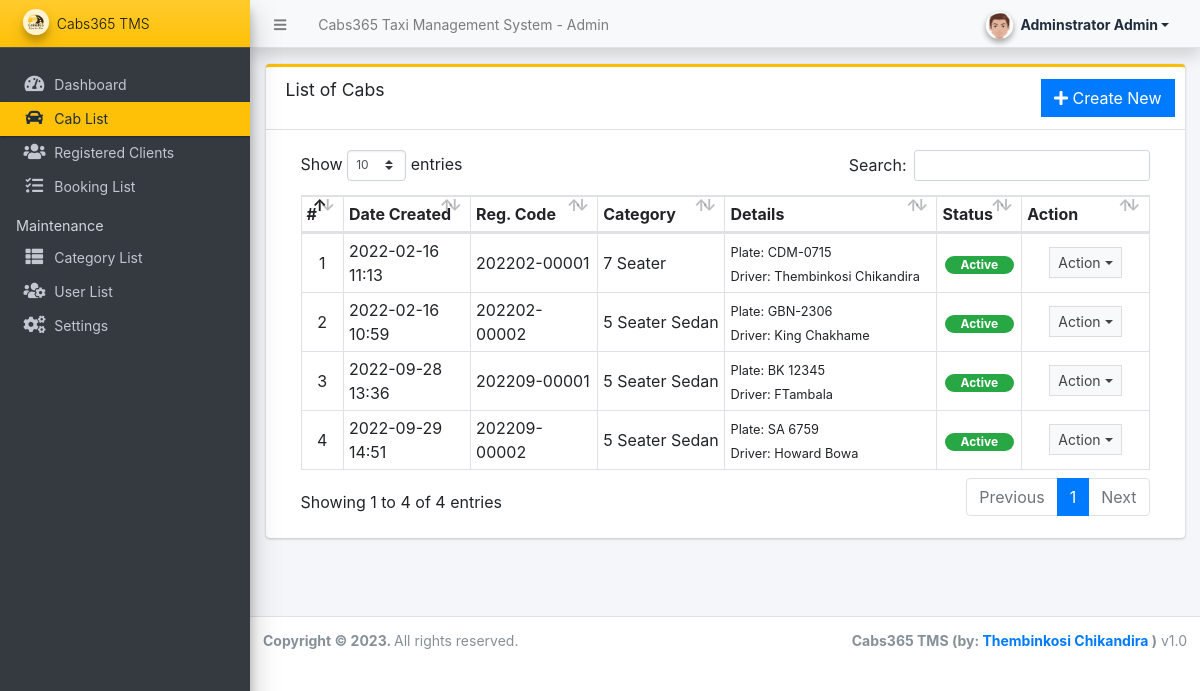
/admin/?page=cabs (signed in), run on the app's committed database.
### tables this page shows
CREATE TABLE `cab_list` (
  `id` int(30) NOT NULL,
  `reg_code` varchar(100) NOT NULL,
  `category_id` int(30) NOT NULL,
  `cab_reg_no` varchar(200) NOT NULL,
  `body_no` varchar(100) NOT NULL,
  `cab_model` text NOT NULL,
  `cab_driver` text NOT NULL,
  `driver_contact` text NOT NULL,
  `driver_address` text NOT NULL,
  `password` text NOT NULL,
  `image_path` text DEFAULT NULL,
  `status` tinyint(1) NOT NULL DEFAULT 1,
  `delete_flag` tinyint(1) NOT NULL DEFAULT 0,
  `date_created` datetime NOT NULL DEFAULT current_timestamp(),
  `date_updated` datetime DEFAULT NULL ON UPDATE current_timestamp(),
  `price` char(150) NOT NULL
);

### admin/cabs/index.php (the view, shortened to what this page needs)
<div class="card card-outline card-warning">
	<div class="card-header">
		<h3 class="card-title">List of Cabs</h3>
		<div class="card-tools">
			<a href="?page=cabs/manage_cab" class="btn btn-flat btn-primary"><span class="fas fa-plus"></span>  Create New</a>
		</div>
	</div>
	<div class="card-body">
		<div class="container-fluid">
        <div class="container-fluid">
			<table class="table table-bordered table-stripped">
				<colgroup>
					<col width="5%">
					<col width="15%">
					<col width="15%">
					<col width="15%">
					<col width="25%">
					<col width="10%">
					<col width="15%">
				</colgroup>
				<thead>
					<tr>
						<th>#</th>
						<th>Date Created</th>
						<th>Reg. Code</th>
						<th>Category</th>
						<th>Details</th>
						<th>Status</th>
						<th>Action</th>
					</tr>
				</thead>
				<tbody>
					<?php
					$i = 1;
						$qry = $conn->query("SELECT c.*,cc.name as category from `cab_list` c inner join category_list cc on c.category_id = cc.id where c.delete_flag = 0 order by (c.`reg_code`) asc ");
						while($row = $qry->fetch_assoc()):
							foreach($row as $k=> $v){
								$row[$k] = trim(stripslashes($v));
							}
					?>
						<tr>
							<td class="text-center"><?php echo $i++; ?></td>
							<td><?php echo date("Y-m-d H:i",strtotime($row['date_created'])) ?></td>
							<td><?php echo ucwords($row['reg_code']) ?></td>
							<td><?php echo ucwords($row['category']) ?></td>
							<td>
								<div>
									<p class="m-0 truncate-1"><small>Plate: <?= $row['cab_reg_no'] ?></small></p>
									<p class="m-0 truncate-1"><small>Driver: <?= $row['cab_driver'] ?></small></p>
								</div>
							</td>
							<td class="text-center">
                                <?php if($row['status'] == 1): ?>
                                    <span class="badge badge-success px-3 rounded-pill">Active</span>
                                <?php else: ?>
                                    <span class="badge badge-danger px-3 rounded-pill">Inactive</span>
                                <?php endif; ?>
                            </td>
							<td align="center">
								 <button type="button" class="btn btn-flat btn-default btn-sm dropdown-toggle dropdown-icon" data-toggle="dropdown">
				                  		Action
				                  </button>
							</td>
						</tr>
					<?php endwhile; ?>
				</tbody>
			</table>
		</div>
		</div>
	</div>
</div>

### data on the page
cab_list: date_created "2022-02-16 11:13", reg_code "202202-00001", category "7 Seater", cab_reg_no "CDM-0715", cab_driver "Thembinkosi Chikandira", status "Active"
cab_list: date_created "2022-02-16 10:59", reg_code "202202-00002", category "5 Seater Sedan", cab_reg_no "GBN-2306", cab_driver "King Chakhame", status "Active"
cab_list: date_created "2022-09-28 13:36", reg_code "202209-00001", category "5 Seater Sedan", cab_reg_no "BK 12345", cab_driver "FTambala", status "Active"
cab_list: date_created "2022-09-29 14:51", reg_code "202209-00002", category "5 Seater Sedan", cab_reg_no "SA 6759", cab_driver "Howard Bowa", status "Active"

### other printed values
$_settings->info('name') "Cabs365 Taxi Management System"
$_settings->userdata('firstname').' '.$_settings->userdata('lastname') "Adminstrator Admin"
$_settings->info('short_name') "Cabs365 TMS"
